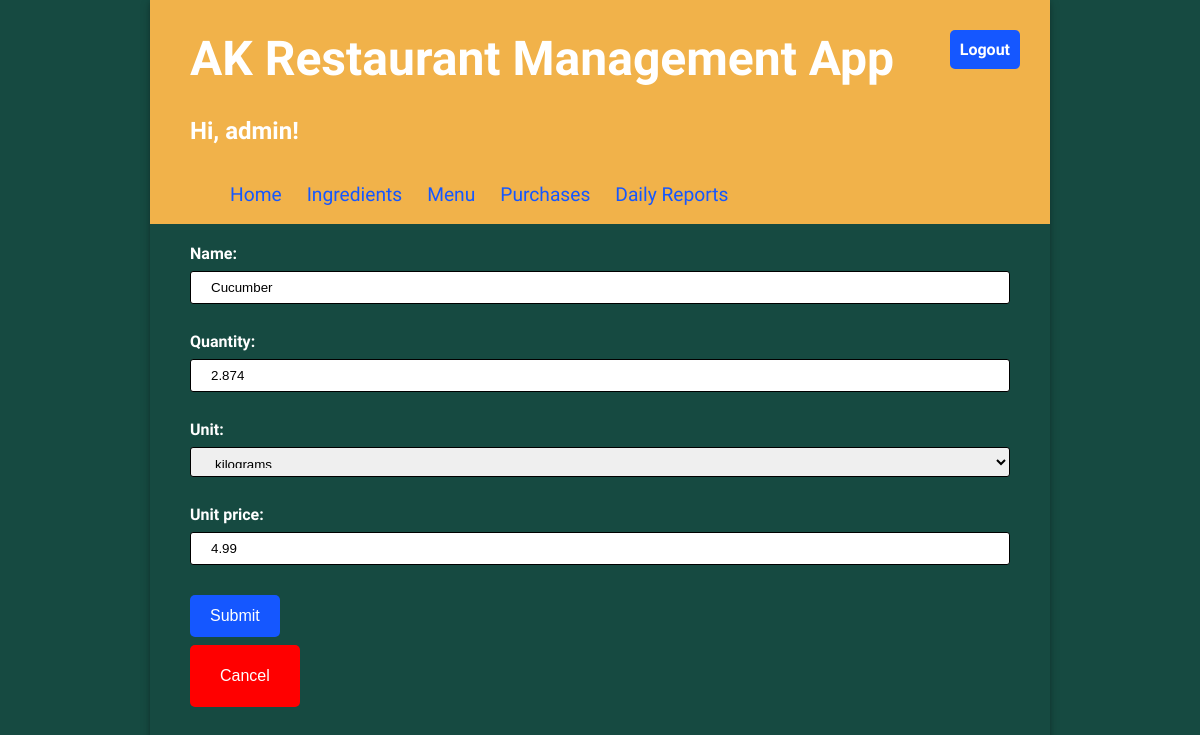
The app's page /ingredient/1/update (signed in) with its own data.
### Inventory/models.py (models this page shows, shortened)
class Ingredient(models.Model):
    UNIT_CHOICES = [
        ('KG', "kilograms"),
        ('L', "liters"),
        ('PSC', "pieces")
    ]
    name = models.CharField(max_length=50, unique=True)
    quantity = models.DecimalField(max_digits=6, decimal_places=3, default=0)
    unit = models.CharField(max_length=3, choices=UNIT_CHOICES)
    unit_price = models.DecimalField(max_digits=6, decimal_places=2)
    total_price = models.DecimalField(editable=False, max_digits=6, decimal_places=2, blank=True, null=True)
    amount_to_add = models.DecimalField(max_digits=6, decimal_places=3, default=0, blank=True, null=True)
    update_price = models.DecimalField(max_digits=6, decimal_places=2, blank=True, null=True)
    last_update = models.DateTimeField(auto_now=True, editable=False)
    def total_price(self):
        return self.unit_price * self.quantity

### Inventory/views.py (the view)
# urls.py: path('ingredient/<pk>/update', views.IngredientUpdateView.as_view(), name='ingredientupdate'),
class IngredientUpdateView(LoginRequiredMixin, UpdateView):
    model = Ingredient
    template_name = "Inventory/ingredient_update.html"
    form_class = IngredientCreateForm
    success_url = reverse_lazy('ingredientlist')

### Inventory/forms.py
class IngredientCreateForm(forms.ModelForm):
    class Meta:
        model = Ingredient
        fields = ["name", "quantity", "unit", "unit_price"]

### Inventory/templates/Inventory/ingredient_update.html (shortened to what this page needs)
{% extends 'Inventory/base.html' %}
{% block content %}
<form method="post">
    {{ form.as_p }}
    <input type="submit" value="Submit"/>
    <button><a class="cancel" href="{% url 'ingredientlist' %}">Cancel</a></button>
</form>
{% endblock %}

### Inventory/templates/Inventory/base.html (shortened to what this page needs)
{% load static %}
<!DOCTYPE html>
<html>
<head>
  <link rel="stylesheet" type="text/css" href="{% static 'Inventory/style.css' %}" />
</head>
<body>
  <div class="app">
  <header>
    <div class="header-first-row">
      <h1 class="title">AK Restaurant Management App</h1>
      {% if user.is_authenticated %}
      <a class="logout" href="{% url 'logout' %}">Logout</a>
      {% endif %}
    </div>
      {% if user.is_authenticated %}
      <h2>Hi, {{ user.username }}!</h2>
        {% url 'home' as home_url %}
        {% url 'ingredientlist' as ingredientlist_url %}
        {% url 'menuitemlist' as menuitemlist_url %}
        {% url 'purchases' as purchases_url %}
        {% url 'reports' as reports_url %}
      <nav class="navbar">
        <a class="nav-item {% if request.path == home_url %} current-page {% endif %}" href="{% url 'home' %}">Home</a>
        <a class="nav-item {% if request.path == ingredientlist_url %} current-page {% endif %}" href="{% url 'ingredientlist' %}">Ingredients</a>
        <a class="nav-item {% if request.path == menuitemlist_url %} current-page {% endif %}" href="{% url 'menuitemlist' %}">Menu</a>
        <a class="nav-item {% if request.path == purchases_url %} current-page {% endif %}" href="{% url 'purchases' %}">Purchases</a>
        <a class="nav-item {% if request.path == reports_url %} current-page {% endif %}" href="{% url 'reports' %}">Daily Reports</a>
      </nav>
      {% endif %}
  </header>
  <main>
    {% block content %}{% endblock %}
  </main>
  </div>
</body>
</html>

### Inventory/static/Inventory/style.css (style rules this page uses)
* { margin: 0; padding: 0; box-sizing: border-box; }
body { font-family: 'Oxygen', sans-serif; background: #164A41; }
input { width: 100%; padding: 8px 20px; margin: 8px 0; box-sizing: border-box; border: 1px solid black; border-radius: 3px; }
select { width: 100%; padding: 8px 20px; margin: 8px 0; box-sizing: border-box; border: 1px solid black; border-radius: 3px; height: 30px; }
header { min-height: 200px; display: flex; align-items: center; flex-direction: column; align-items: flex-start; padding-left: 40px; background: #F1B24A; }
main { display: flex; flex-direction: column; padding: 0 40px 20px 40px; justify-content: center; }
.app { min-width: 900px; max-width: 75%; min-height: 100vh; margin: 0 auto; box-shadow: 0 2px 4px 0 rgba(0, 0, 0, 0.2), 0 3px 10px 0 rgba(0, 0, 0, 0.19); background: #164A41; color: #ffffff; }
.title { font-size: 3em; padding: 30px 0; margin: auto 0; }
form * { display: block; }
form label { font-size: 1em; font-weight: bold; padding-top: 20px; }
input[type=submit], button { border: 0px; width: 100%; background-color: #1557FF; border-radius: 5px; color: white; margin: 8px 0; padding: 12px 20px; font-size: 1em; margin-top: 30px; }
.navbar { margin-top: 20px; margin-left: 30px; display: flex; width: 100%; font-size: 1.2em; }
.navbar a { text-decoration: none; padding: 8px 0; color: #1557FF; margin-right: 15px; }
.header-first-row { width: 100%; display: flex; justify-content: space-between; }
.logout { height: max-content; text-align: center; text-decoration: none; border: 0px; background-color: #1557FF; border-radius: 5px; color: white; padding: 10px; font-weight: bold; margin: 30px; font-size: 1em; }
a { text-decoration: none; color: #1557FF; }
main form input[type=submit] { width: max-content; }
.table-name h1, a { display: inline-block; margin: 10px; }
button { height: max-content; width: max-content; text-align: center; text-decoration: none; border: 0px; background-color: red; border-radius: 5px; color: white; margin: 0; }
.cancel { color: #ffffff; }

### records on screen
Ingredient: name "Cucumber", quantity "2.874", unit "kilograms", unit_price "4.99"

### other values on screen
{{ user.username }} "admin"
